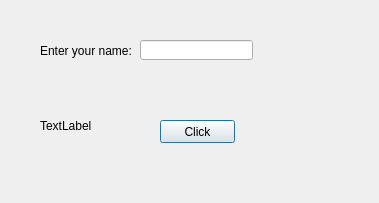
<?xml version="1.0" encoding="UTF-8"?>
<ui version="4.0">
 <class>Dialog</class>
 <widget class="QDialog" name="Dialog">
  <property name="geometry">
   <rect>
    <x>0</x>
    <y>0</y>
    <width>379</width>
    <height>203</height>
   </rect>
  </property>
  <property name="windowTitle">
   <string>Dialog</string>
  </property>
  <widget class="QLabel" name="labelTitle">
   <property name="geometry">
    <rect>
     <x>40</x>
     <y>30</y>
     <width>111</width>
     <height>41</height>
    </rect>
   </property>
   <property name="text">
    <string>Enter your name:</string>
   </property>
  </widget>
  <widget class="QLabel" name="labelResponse">
   <property name="geometry">
    <rect>
     <x>40</x>
     <y>120</y>
     <width>54</width>
     <height>12</height>
    </rect>
   </property>
   <property name="text">
    <string>TextLabel</string>
   </property>
  </widget>
  <widget class="QLineEdit" name="lineEditName">
   <property name="geometry">
    <rect>
     <x>140</x>
     <y>40</y>
     <width>113</width>
     <height>20</height>
    </rect>
   </property>
  </widget>
  <widget class="QPushButton" name="ButtonClickMe">
   <property name="geometry">
    <rect>
     <x>160</x>
     <y>120</y>
     <width>75</width>
     <height>23</height>
    </rect>
   </property>
   <property name="text">
    <string>Click</string>
   </property>
  </widget>
 </widget>
 <resources/>
 <connections/>
</ui>
